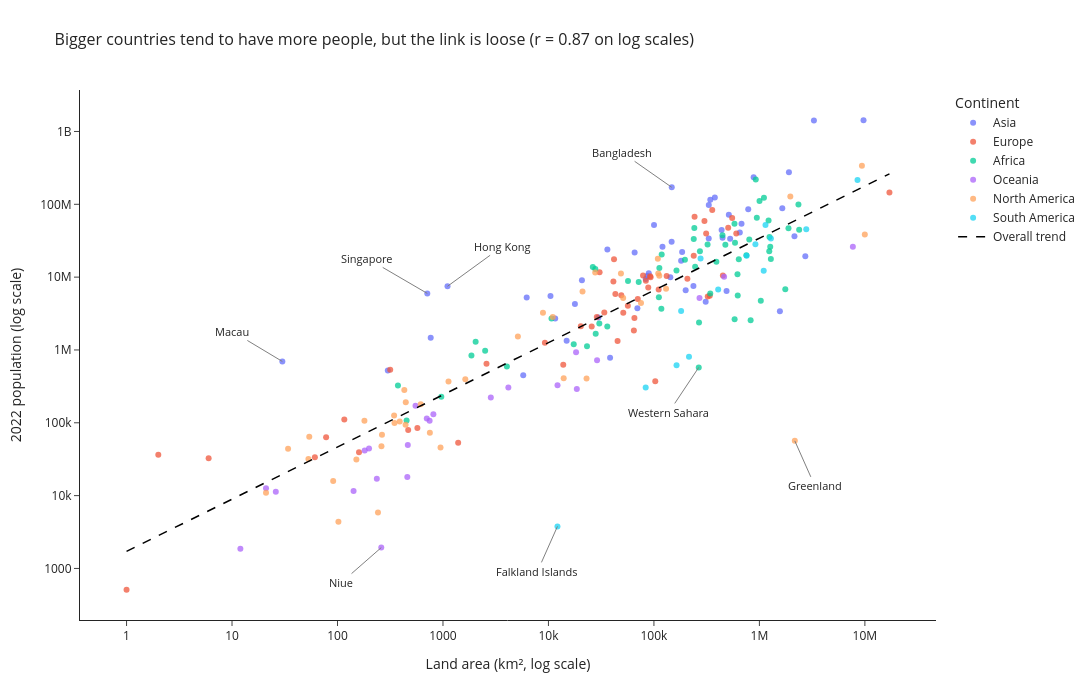

Notebook code for this chart:
### Markdown cell above
**Chart choice & justification:** *Which chart did you choose, and why? Justify design choices.

*YOUR ANSWER HERE*
1. **Fits the question:** Q3 asks whether two numeric variables are related. A scatter plot is the standard chart for a relationship between two variables, and each dot is one country, so nothing is aggregated away.
2. **Log scales on both axes:** Area and population both span several orders of magnitude (from tiny island states to China and Russia). On linear axes almost all countries would be squashed into the bottom-left corner. On log axes the pattern becomes visible.
3. **Color by continent:** This answers "does it differ by continent?". Clusters or different trend lines per continent show up directly. Color is used for the categorical split only, so I did not use a bubble chart (the size channel would add clutter).
4. **Trend line:** One overall trend line (on the log values) shows the general relationship. Countries far above or below it break the pattern.
5. **Outliers labeled:** The countries with the largest residuals from the trend are labeled, which answers "which countries clearly break the pattern?". Labeling only these keeps the chart readable.
6. **Honest reading:** The trend is weak or moderate rather than strong, so the chart title states what the data shows instead of implying a strong rule.

### Code cell
# Q3
# YOUR CODE HERE
d = df[["Country", "Continent", "Area", "2022 Population"]].dropna().copy()
d = d[(d["Area"] > 0) & (d["2022 Population"] > 0)]
d["Pop_2022"] = d["2022 Population"]

# 1. Fit a trend on the log values: log10(pop) = a + b * log10(area)
x, y = np.log10(d["Area"]), np.log10(d["Pop_2022"])
b, a = np.polyfit(x, y, 1)
r = np.corrcoef(x, y)[0, 1]
d["Residual"] = y - (a + b * x)

# 2. Outliers = 8 largest residuals in either direction
outliers = d.reindex(d["Residual"].abs().nlargest(8).index)

# 3. Scatter plot, log-log, colored by continent
fig = px.scatter(
    d, x="Area", y="Pop_2022", color="Continent",
    hover_name="Country", log_x=True, log_y=True, opacity=0.75,
    labels={"Area": "Land area (km², log scale)",
            "Pop_2022": "2022 population (log scale)"},
    title=f"Bigger countries tend to have more people, but the link is loose (r = {r:.2f} on log scales)",
)

# 4. Trend line
xs = np.linspace(x.min(), x.max(), 100)
fig.add_scatter(x=10**xs, y=10**(a + b * xs), mode="lines",
                line=dict(color="black", dash="dash", width=1.5),
                name="Overall trend", hoverinfo="skip")

# 5. Label the outliers, each with its own offset in pixels
#    (negative ay = label above the point, positive ay = below;
#     negative ax = label to the left, positive ax = to the right)
offsets = {
    "Singapore":        (-60, -35),
    "Hong Kong":        ( 55, -40),
    "Macau":            (-50, -30),
    "Bangladesh":       (-50, -35),
    "Niue":             (-40,  35),
    "Falkland Islands": (-20,  45),
    "Western Sahara":   (-30,  45),
    "Greenland":        ( 20,  45),
}
fallback = [(40, -35), (-40, 35), (45, 35), (-45, -35)]  # used for any other country

for i, (_, row) in enumerate(outliers.iterrows()):
    ax_off, ay_off = offsets.get(row["Country"], fallback[i % len(fallback)])
    fig.add_annotation(
        x=np.log10(row["Area"]), y=np.log10(row["Pop_2022"]),
        text=row["Country"], showarrow=True, arrowhead=0, arrowcolor="gray",
        ax=ax_off, ay=ay_off, font=dict(size=11),
        bgcolor="rgba(255,255,255,0.85)",  # white box keeps labels readable over dots
    )

# 6. Layout: taller chart so labels have room, and margins so nothing is cut off
fig.update_layout(
    template="simple_white",
    legend_title_text="Continent",
    height=700, width=1100,
    margin=dict(t=90, b=80, l=80, r=40),
    title_font_size=16,
)
fig.show()

### Figure 1 — Plotly figure (JSON) as saved in the notebook; plotly's stock layout.template omitted (floating-point values rounded to 4 significant figures)
{"data": [{"hovertemplate": "<b>%{hovertext}</b><br><br>Continent=Asia<br>Land area (km², log scale)=%{x}<br>2022 population (log scale)=%{y}<extra></extra>", "hovertext": ["Afghanistan", "Armenia", "Azerbaijan", "Bahrain", "Bangladesh", "Bhutan", "Brunei", "Cambodia", "China", "Georgia", "Hong Kong", "India", "Indonesia", "Iran", "Iraq", "Israel", "Japan", "Jordan", "Kazakhstan", "Kuwait", "Kyrgyzstan", "Laos", "Lebanon", "Macau", "Malaysia", "Maldives", "Mongolia", "Myanmar", "Nepal", "North Korea", "Oman", "Pakistan", "Palestine", "Philippines", "Qatar", "Saudi Arabia", "Singapore", "South Korea", "Sri Lanka", "Syria", "Taiwan", "Tajikistan", "Thailand", "Timor-Leste", "Turkey", "Turkmenistan", "United Arab Emirates", "Uzbekistan", "Vietnam", "Yemen"], "legendgroup": "Asia", "marker": {"color": "#636efa", "opacity": 0.75, "symbol": "circle"}, "mode": "markers", "name": "Asia", "orientation": "v", "showlegend": true, "x": [652230, 29743, 86600, 765, 147570, 38394, 5765, 181035, 9706961, 69700, 1104, 3287590, 1904569, 1648195, 438317, 20770, 377930, 89342, 2724900, 17818, 199951, 236800, 10452, 30, 330803, 300, 1564110, 676578, 147181, 120538, 309500, 881912, 6220, 342353, 11586, 2149690, 710, 100210, 65610, 185180, 36193, 143100, 513120, 14874, 783562, 488100, 83600, 447400, 331212, 527968], "xaxis": "x", "y": [41128771, 2780469, 10358074, 1472233, 171186372, 782455, 449002, 16767842, 1425887337, 3744385, 7488865, 1417173173, 275501339, 88550570, 44496122, 9038309, 123951692, 11285869, 19397998, 4268873, 6630623, 7529475, 5489739, 695168, 33938221, 523787, 3398366, 54179306, 30547580, 26069416, 4576298, 235824862, 5250072, 115559009, 2695122, 36408820, 5975689, 51815810, 21832143, 22125249, 23893394, 9952787, 71697030, 1341296, 85341241, 6430770, 9441129, 34627652, 98186856, 33696614], "yaxis": "y", "type": "scatter"}, {"hovertemplate": "<b>%{hovertext}</b><br><br>Continent=Europe<br>Land area (km², log scale)=%{x}<br>2022 population (log scale)=%{y}<extra></extra>", "hovertext": ["Albania", "Andorra", "Austria", "Belarus", "Belgium", "Bosnia and Herzegovina", "Bulgaria", "Croatia", "Cyprus", "Czech Republic", "Denmark", "Estonia", "Faroe Islands", "Finland", "France", "Germany", "Gibraltar", "Greece", "Guernsey", "Hungary", "Iceland", "Ireland", "Isle of Man", "Italy", "Jersey", "Latvia", "Liechtenstein", "Lithuania", "Luxembourg", "Malta", "Moldova", "Monaco", "Montenegro", "Netherlands", "North Macedonia", "Norway", "Poland", "Portugal", "Romania", "Russia", "San Marino", "Serbia", "Slovakia", "Slovenia", "Spain", "Sweden", "Switzerland", "Ukraine", "United Kingdom", "Vatican City"], "legendgroup": "Europe", "marker": {"color": "#EF553B", "opacity": 0.75, "symbol": "circle"}, "mode": "markers", "name": "Europe", "orientation": "v", "showlegend": true, "x": [28748, 468, 83871, 207600, 30528, 51209, 110879, 56594, 9251, 78865, 43094, 45227, 1393, 338424, 551695, 357114, 6, 131990, 78, 93028, 103000, 70273, 572, 301336, 116, 64559, 160, 65300, 2586, 316, 33846, 2, 13812, 41850, 25713, 323802, 312679, 92090, 238391, 17098242, 61, 88361, 49037, 20273, 505992, 450295, 41284, 603500, 242900, 1], "xaxis": "x", "y": [2842321, 79824, 8939617, 9534954, 11655930, 3233526, 6781953, 4030358, 1251488, 10493986, 5882261, 1326062, 53090, 5540745, 64626628, 83369843, 32649, 10384971, 63301, 9967308, 372899, 5023109, 84519, 59037474, 110778, 1850651, 39327, 2750055, 647599, 533286, 3272996, 36469, 627082, 17564014, 2093599, 5434319, 39857145, 10270865, 19659267, 144713314, 33660, 7221365, 5643453, 2119844, 47558630, 10549347, 8740472, 39701739, 67508936, 510], "yaxis": "y", "type": "scatter"}, {"hovertemplate": "<b>%{hovertext}</b><br><br>Continent=Africa<br>Land area (km², log scale)=%{x}<br>2022 population (log scale)=%{y}<extra></extra>", "hovertext": ["Algeria", "Angola", "Benin", "Botswana", "Burkina Faso", "Burundi", "Cameroon", "Cape Verde", "Central African Republic", "Chad", "Comoros", "Djibouti", "DR Congo", "Egypt", "Equatorial Guinea", "Eritrea", "Eswatini", "Ethiopia", "Gabon", "Gambia", "Ghana", "Guinea", "Guinea-Bissau", "Ivory Coast", "Kenya", "Lesotho", "Liberia", "Libya", "Madagascar", "Malawi", "Mali", "Mauritania", "Mauritius", "Mayotte", "Morocco", "Mozambique", "Namibia", "Niger", "Nigeria", "Republic of the Congo", "Reunion", "Rwanda", "Sao Tome and Principe", "Senegal", "Seychelles", "Sierra Leone", "Somalia", "South Africa", "South Sudan", "Sudan", "Tanzania", "Togo", "Tunisia", "Uganda", "Western Sahara", "Zambia", "Zimbabwe"], "legendgroup": "Africa", "marker": {"color": "#00cc96", "opacity": 0.75, "symbol": "circle"}, "mode": "markers", "name": "Africa", "orientation": "v", "showlegend": true, "x": [2381741, 1246700, 112622, 582000, 272967, 27834, 475442, 4033, 622984, 1284000, 1862, 23200, 2344858, 1002450, 28051, 117600, 17364, 1104300, 267668, 10689, 238533, 245857, 36125, 322463, 580367, 30355, 111369, 1759540, 587041, 118484, 1240192, 1030700, 2040, 374, 446550, 801590, 825615, 1267000, 923768, 342000, 2511, 26338, 964, 196722, 452, 71740, 637657, 1221037, 619745, 1886068, 945087, 56785, 163610, 241550, 266000, 752612, 390757], "xaxis": "x", "y": [44903225, 35588987, 13352864, 2630296, 22673762, 12889576, 27914536, 593149, 5579144, 17723315, 836774, 1120849, 99010212, 110990103, 1674908, 3684032, 1201670, 123379924, 2388992, 2705992, 33475870, 13859341, 2105566, 28160542, 54027487, 2305825, 5302681, 6812341, 29611714, 20405317, 22593590, 4736139, 1299469, 326101, 37457971, 32969517, 2567012, 26207977, 218541212, 5970424, 974052, 13776698, 227380, 17316449, 107118, 8605718, 17597511, 59893885, 10913164, 46874204, 65497748, 8848699, 12356117, 47249585, 575986, 20017675, 16320537], "yaxis": "y", "type": "scatter"}, {"hovertemplate": "<b>%{hovertext}</b><br><br>Continent=Oceania<br>Land area (km², log scale)=%{x}<br>2022 population (log scale)=%{y}<extra></extra>", "hovertext": ["American Samoa", "Australia", "Cook Islands", "Fiji", "French Polynesia", "Guam", "Kiribati", "Marshall Islands", "Micronesia", "Nauru", "New Caledonia", "New Zealand", "Niue", "Northern Mariana Islands", "Palau", "Papua New Guinea", "Samoa", "Solomon Islands", "Tokelau", "Tonga", "Tuvalu", "Vanuatu", "Wallis and Futuna"], "legendgroup": "Oceania", "marker": {"color": "#ab63fa", "opacity": 0.75, "symbol": "circle"}, "mode": "markers", "name": "Oceania", "orientation": "v", "showlegend": true, "x": [199, 7692024, 236, 18272, 4167, 549, 811, 181, 702, 21, 18575, 270467, 260, 464, 459, 462840, 2842, 28896, 12, 747, 26, 12189, 142], "xaxis": "x", "y": [44273, 26177413, 17011, 929766, 306279, 171774, 131232, 41569, 114164, 12668, 289950, 5185288, 1934, 49551, 18055, 10142619, 222382, 724273, 1871, 106858, 11312, 326740, 11572], "yaxis": "y", "type": "scatter"}, {"hovertemplate": "<b>%{hovertext}</b><br><br>Continent=North America<br>Land area (km², log scale)=%{x}<br>2022 population (log scale)=%{y}<extra></extra>", "hovertext": ["Anguilla", "Antigua and Barbuda", "Aruba", "Bahamas", "Barbados", "Belize", "Bermuda", "British Virgin Islands", "Canada", "Cayman Islands", "Costa Rica", "Cuba", "Curacao", "Dominica", "Dominican Republic", "El Salvador", "Greenland", "Grenada", "Guadeloupe", "Guatemala", "Haiti", "Honduras", "Jamaica", "Martinique", "Mexico", "Montserrat", "Nicaragua", "Panama", "Puerto Rico", "Saint Barthelemy", "Saint Kitts and Nevis", "Saint Lucia", "Saint Martin", "Saint Pierre and Miquelon", "Saint Vincent and the Grenadines", "Sint Maarten", "Trinidad and Tobago", "Turks and Caicos Islands", "United States", "United States Virgin Islands"], "legendgroup": "North America", "marker": {"color": "#FFA15A", "opacity": 0.75, "symbol": "circle"}, "mode": "markers", "name": "North America", "orientation": "v", "showlegend": true, "x": [91, 442, 180, 13943, 430, 22966, 54, 151, 9984670, 264, 51100, 109884, 444, 751, 48671, 21041, 2166086, 344, 1628, 108889, 27750, 112492, 10991, 1128, 1964375, 102, 130373, 75417, 8870, 21, 261, 616, 53, 242, 389, 34, 5130, 948, 9372610, 347], "xaxis": "x", "y": [15857, 93763, 106445, 409984, 281635, 405272, 64184, 31305, 38454327, 68706, 5180829, 11212191, 191163, 72737, 11228821, 6336392, 56466, 125438, 395752, 17843908, 11584996, 10432860, 2827377, 367507, 127504125, 4390, 6948392, 4408581, 3252407, 10967, 47657, 179857, 31791, 5862, 103948, 44175, 1531044, 45703, 338289857, 99465], "yaxis": "y", "type": "scatter"}, {"hovertemplate": "<b>%{hovertext}</b><br><br>Continent=South America<br>Land area (km², log scale)=%{x}<br>2022 population (log scale)=%{y}<extra></extra>", "hovertext": ["Argentina", "Bolivia", "Brazil", "Chile", "Colombia", "Ecuador", "Falkland Islands", "French Guiana", "Guyana", "Paraguay", "Peru", "Suriname", "Uruguay", "Venezuela"], "legendgroup": "South America", "marker": {"color": "#19d3f3", "opacity": 0.75, "symbol": "circle"}, "mode": "markers", "name": "South America", "orientation": "v", "showlegend": true, "x": [2780400, 1098581, 8515767, 756102, 1141748, 276841, 12173, 83534, 214969, 406752, 1285216, 163820, 181034, 916445], "xaxis": "x", "y": [45510318, 12224110, 215313498, 19603733, 51874024, 18001000, 3780, 304557, 808726, 6780744, 34049588, 618040, 3422794, 28301696], "yaxis": "y", "type": "scatter"}, {"hoverinfo": "skip", "line": {"color": "black", "dash": "dash", "width": 1.5}, "mode": "lines", "name": "Overall trend", "x": [1.0, 1.183, 1.4, 1.656, 1.96, 2.319, 2.744, 3.247, 3.841, 4.545, 5.378, 6.363, 7.529, 8.908, 10.54, 12.47, 14.76, 17.46, 20.66, 24.44, 28.92, 34.22, 40.49, 47.91, 56.68, 67.07, 79.35, 93.89, 111.1, 131.4, 155.5, 184.0, 217.7, 257.6, 304.8, 360.7, 426.7, 504.9, 597.4, 706.9, 836.4, 989.6, 1171.0, 1385.0, 1639.0, 1940.0, 2295.0, 2715.0, 3213.0, 3801.0, 4498.0, 5322.0, 6297.0, 7451.0, 8815.0, 10430.0, 12340.0, 14600.0, 17280.0, 20440.0, 24190.0, 28620.0, 33860.0, 40070.0, 47410.0, 56090.0, 66370.0, 78530.0, 92920.0, 109900.0, 130100.0, 153900.0, 182100.0, 215500.0, 254900.0, 301700.0, 356900.0, 422300.0, 499700.0, 591200.0, 699500.0, 827700.0, 979300.0, 1159000.0, 1371000.0, 1622000.0, 1919000.0, 2271000.0, 2687000.0, 3179000.0, 3762000.0, 4451000.0, 5267000.0, 6231000.0, 7373000.0, 8724000.0, 10320000.0, 12210000.0, 14450000.0, 17100000.0], "y": [1715.0, 1934.0, 2182.0, 2462.0, 2777.0, 3133.0, 3535.0, 3988.0, 4499.0, 5075.0, 5725.0, 6459.0, 7286.0, 8220.0, 9273.0, 10460.0, 11800.0, 13310.0, 15020.0, 16940.0, 19120.0, 21570.0, 24330.0, 27450.0, 30960.0, 34930.0, 39410.0, 44450.0, 50150.0, 56580.0, 63830.0, 72000.0, 81230.0, 91640.0, 103400.0, 116600.0, 131600.0, 148400.0, 167400.0, 188900.0, 213100.0, 240400.0, 271200.0, 306000.0, 345200.0, 389400.0, 439300.0, 495600.0, 559100.0, 630700.0, 711500.0, 802700.0, 905600.0, 1022000.0, 1152000.0, 1300000.0, 1467000.0, 1655000.0, 1867000.0, 2106000.0, 2376000.0, 2680000.0, 3024000.0, 3411000.0, 3848000.0, 4341000.0, 4897000.0, 5525000.0, 6233000.0, 7031000.0, 7932000.0, 8949000.0, 10100000.0, 11390000.0, 12850000.0, 14490000.0, 16350000.0, 18450000.0, 20810000.0, 23480000.0, 26490000.0, 29880000.0, 33710000.0, 38030000.0, 42900000.0, 48400000.0, 54600000.0, 61590000.0, 69480000.0, 78390000.0, 88430000.0, 99760000.0, 112500000.0, 127000000.0, 143200000.0, 161600000.0, 182300000.0, 205600000.0, 232000000.0, 261700000.0], "type": "scatter"}], "layout": {"xaxis": {"anchor": "y", "domain": [0, 1], "title": {"text": "Land area (km², log scale)"}, "type": "log"}, "yaxis": {"anchor": "x", "domain": [0, 1], "title": {"text": "2022 population (log scale)"}, "type": "log"}, "legend": {"title": {"text": "Continent"}, "tracegroupgap": 0}, "title": {"text": "Bigger countries tend to have more people, but the link is loose (r = 0.87 on log scales)", "font": {"size": 16}}, "annotations": [{"arrowcolor": "gray", "arrowhead": 0, "ax": 20, "ay": 45, "bgcolor": "rgba(255,255,255,0.85)", "font": {"size": 11}, "showarrow": true, "text": "Greenland", "x": 6.336, "y": 4.752}, {"arrowcolor": "gray", "arrowhead": 0, "ax": -20, "ay": 45, "bgcolor": "rgba(255,255,255,0.85)", "font": {"size": 11}, "showarrow": true, "text": "Falkland Islands", "x": 4.085, "y": 3.577}, {"arrowcolor": "gray", "arrowhead": 0, "ax": -40, "ay": 35, "bgcolor": "rgba(255,255,255,0.85)", "font": {"size": 11}, "showarrow": true, "text": "Niue", "x": 2.415, "y": 3.286}, {"arrowcolor": "gray", "arrowhead": 0, "ax": -50, "ay": -30, "bgcolor": "rgba(255,255,255,0.85)", "font": {"size": 11}, "showarrow": true, "text": "Macau", "x": 1.477, "y": 5.842}, {"arrowcolor": "gray", "arrowhead": 0, "ax": -60, "ay": -35, "bgcolor": "rgba(255,255,255,0.85)", "font": {"size": 11}, "showarrow": true, "text": "Singapore", "x": 2.851, "y": 6.776}, {"arrowcolor": "gray", "arrowhead": 0, "ax": 55, "ay": -40, "bgcolor": "rgba(255,255,255,0.85)", "font": {"size": 11}, "showarrow": true, "text": "Hong Kong", "x": 3.043, "y": 6.874}, {"arrowcolor": "gray", "arrowhead": 0, "ax": -30, "ay": 45, "bgcolor": "rgba(255,255,255,0.85)", "font": {"size": 11}, "showarrow": true, "text": "Western Sahara", "x": 5.425, "y": 5.76}, {"arrowcolor": "gray", "arrowhead": 0, "ax": -50, "ay": -35, "bgcolor": "rgba(255,255,255,0.85)", "font": {"size": 11}, "showarrow": true, "text": "Bangladesh", "x": 5.169, "y": 8.233}], "margin": {"t": 90, "b": 80, "l": 80, "r": 40}, "height": 700, "width": 1100}}
